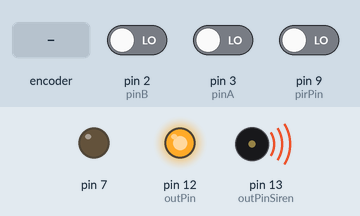
The sketch below on a simulated Arduino Uno, built with avr-gcc and run on an emulated ATmega328P. Parts: output pins drawn as LEDs (lit = HIGH), buzzer (waves = sounding, pin HIGH). Dashed ring = blinking. The test bench sets the inputs (shaded band); at power-on: pin 2 (pinB) LOW, pin 3 (pinA) LOW, pin 9 (pirPin) LOW. What the sketch prints to the serial monitor is not drawn.

Above: at 1.2 s.
1.3 s: rotary encoder on pin 3 (pinA) / pin 2 (pinB) turned 3 steps (first pin leading)
At 2.7 s:
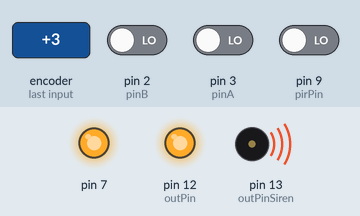
3.4 s: rotary encoder on pin 3 (pinA) / pin 2 (pinB) turned 3 steps (first pin leading)
At 3.68 s:
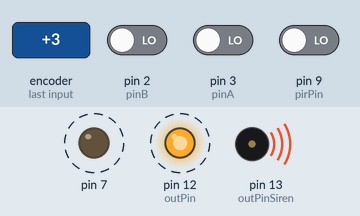
Timing chart, 0 to 6.4 s (numbered marks = the images above; inputs shaded):
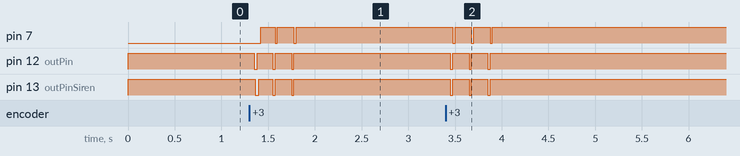

The sketch:

arduino_alarm_v2.01_31.05.ino
```cpp
#include <TimeLib.h>


// pin ýo
int pirPin = 9; // PIR pin
int outPin = 12; // pir algýladýgýnda led röleyi kontrol için
int outPinSiren = 13; //pir algýladýgýnda siren röleyi kontrol için
int deger = 0; // pýrdan okunan deðer


//rf control
int pinA = 3;
int pinB = 2;
int dA;
int dB;

//Alarm Durumu devrede veya devre dýsý
int alarmDurum = 1;


//alarm çalýyor yada çalmýyor
int caliyor = 0;

//Zaman Ayarlari
time_t alarmZaman; // Alarm tetiklenince o zamanin tutuldugu degisken
time_t t = 1525979625; // 10.05.2018 19:30 - https://www.epochconverter.com

boolean kesmeDur=false;


void setup() {
  Serial.begin(9600);
  attachInterrupt(0, alarmKapat, RISING);
 attachInterrupt(1, alarmAc, RISING);
  //PIR
  pinMode(pirPin, INPUT); // PIR Pin'i giriþ yapýlýyor
  pinMode(outPin, OUTPUT); //alýnan deðere göre lede çýkýþ yapýlýyor
  pinMode(outPinSiren, OUTPUT); //siren pini çýkýþ yapýlýyor

  //RF pin
  pinMode(pinA, INPUT); // rf Pin'i giriþ yapýlýyor
  pinMode(pinB, INPUT);

  //Zamani ayarlama
  setTime(t);

  pinMode(7, OUTPUT);
}

void loop() {
if(!kesmeDur){
  //RF pinleri okunup dA-dB deðiþkenlerine atanýyor
  dA = digitalRead(pinA);
  dB = digitalRead(pinB);

  //Kumandadan alarm aktif pasif butonlarý algýlandý*****
  if (dA == HIGH) {  // Button A basýldý
    alarmDurum = 1;  //Alarm devrede              //***

  }

  if (dB == HIGH) {  // Button B basýldý          //***
    alarmDurum = 0;   // Alarm devre dýþý         //***

  }

  deger = digitalRead(pirPin);

  //Alarm aktif iken yapýlacaklar
  if (alarmDurum == 1 ) { //alarm aktif iken yapýlacaklar
digitalWrite(7,LOW);

    Serial.println(deger);


    if (deger == 1) {  //alarm tetiklendiðinde yapýlacaklar
      alarmZaman = now(); //alarmýn tetiklendiði zamaný aldýk
      caliyor = 1;

    }


    else if (deger == 0) {

      digitalWrite(outPin , HIGH);
      // digitalWrite(outPinSiren,HIGH);
    }

  }

  if (now() - alarmZaman > 1 ) { //alarm belli bir süre yandýktan sonra sönmesi için koþul

    caliyor = 0;

    digitalWrite(outPin, HIGH);   // rolede high kalapý low açýk ** ledde hýgh açýk
    digitalWrite(outPinSiren, HIGH);

  }


  //Alarm pasif iken yapýlacaklar
  if (alarmDurum == 0) { //Alarm pasif iken yapýlacaklar
    digitalWrite(outPin , HIGH);
    //Serial.println("sistem kapalý");
    digitalWrite(outPinSiren, HIGH); // siren kapalý

digitalWrite(7,HIGH);
  }


  //alarm çalýyormu
  if (caliyor == 1) {

    // siren açýp kapatma
    digitalWrite(outPinSiren, LOW);
    delay(500);
    digitalWrite(outPinSiren, HIGH);
    //delay(100);

    //led - röle yanýp söner
    digitalWrite(outPin, LOW);
    delay(300);
    digitalWrite(outPin, HIGH);
    // delay(300);


  }

  else if (caliyor == 0) {

    digitalWrite(outPin, HIGH);   // rolede high kalapý low açýk ** ledde hýgh açýk
    digitalWrite(outPinSiren, HIGH);

  }


}


}//loop;

void alarmKapat() {
  kesmeDur=true;
  alarmDurum = 0;
  digitalWrite(outPin , HIGH);
  Serial.println("kesme kapalý");
  digitalWrite(outPinSiren, HIGH); // siren kapalý
delay(5000);
digitalWrite(7,HIGH);
}

void alarmAc() {
  kesmeDur=false;
  alarmDurum = 1;
  digitalWrite(outPin , LOW);
  Serial.println("kesme Acik");
  digitalWrite(outPinSiren, LOW); // siren acik
delay(5000);
digitalWrite(7,LOW);
}
```

Measured:
- after the input at 1.3 s, pin 7: alternates HIGH for 0.16 s and LOW for 0.03 s, 5 changes in all, then stays HIGH, starting after 0.12 s; pin 12 (outPin): alternates HIGH for 0.17 s and LOW for 0.03 s, 6 changes in all, then stays HIGH, starting after 0.05 s
- after the input at 3.4 s, pin 7: alternates HIGH for 0.18 s and LOW for 0.03 s, 6 changes in all, then stays HIGH, starting after 0.07 s; pin 12 (outPin): alternates HIGH for 0.18 s and LOW for 0.02 s, 6 changes in all, then stays HIGH, starting after 0.05 s
